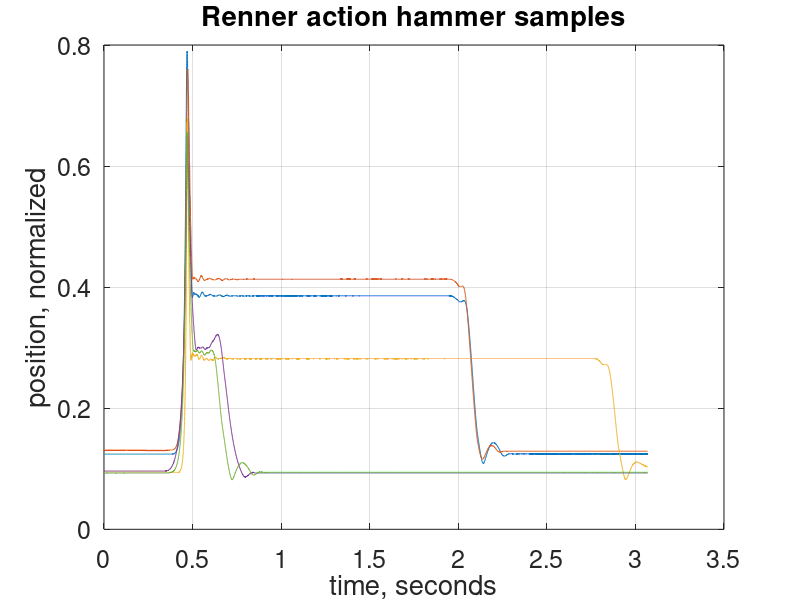
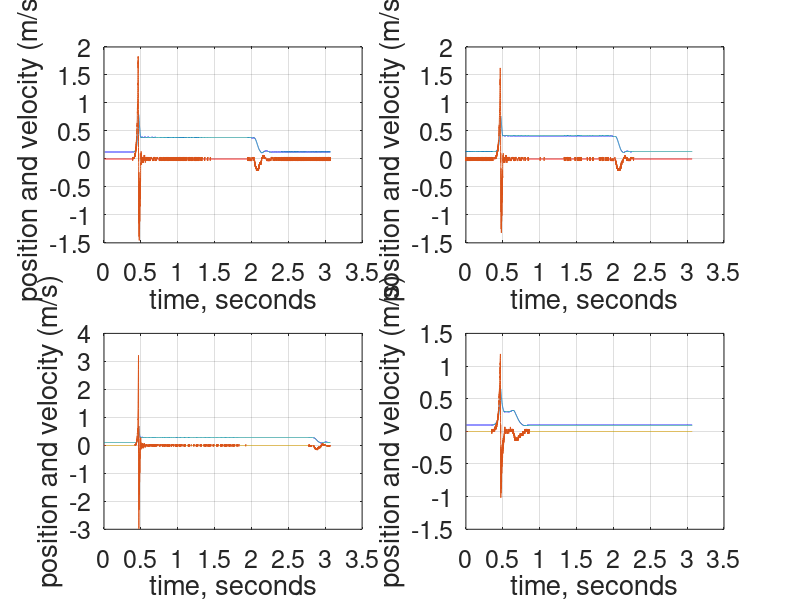

These figures' MATLAB source, in order:
% Gregary C. Zweigle, 2022

% Samples of Renner action hammer motion.
% Keys are in the 4th octave but I don't recall
% exactly which keys were struck to create the data.
% This data was taken about 6 months ago.

% To be specific: these samples are the motion of the hammer
% shank at a point close to the flange.

% Data is normalized to 1.0 as max ADC range.
% Variation in amplitude is due to non-uniform sensor placement.

% ADC is 24-bit but data was heavily post-quantized
% due to a temporary implementation constraint.
% This has been fixed and future data sets can be full 24-bit.

% Data was sampled at 8000 samples per second.

% The following Matlab file demonstrates analysis of 
% position and velocity.  This code was written quickly,
% it can be improved.  Note that the point where hammer
% flies off jack toward string is when the velocity peaks
% and starts to decrease. When the hammer hits the string
% the velocity is zero.

clear;

load samples.txt;
len = size(samples)(1);

sample_rate = 8000;
time = [0:len-1]/sample_rate;

% Back of the envelope velocity computation:

% Digital filter approximating a derivative to compute velocity.
% The filter is [1 -1] convolved with a boxcar filter.
% The boxcar is to remove some noise.
M = 10;
b = [1 zeros(1,M) -1];
D = round(length(b)/2);  % Filter delay in units of samples.

% The shank at the sensor location moves approximately
% 5/16 of an inch when traveling the normalized distance
% (0 to 1 on vertical axis).
% Sensor location velocity:
% (5/16 inch * .0254 inches/meter) = the distance covered in meters.
%
% The hammer head moves approximately 2 inches.
% Hammer location velocity:
% (2 inches * .0254 inches/meter) = the distance covered in meters.
%
% Velocity can be sanity checked by dx/dt with a ruler on the plots.
%
dx = filter(b,[1],samples) * 2 * 0.0254 * sample_rate / (M+2);
% Remove the filter initialization transient.
dx(1:length(b),:) = zeros(length(b),size(dx)(2));

% Plot the hammer positions with respect to time.
figure(1);
plot(time,samples);
title('Renner action hammer samples');
xlabel('time, seconds');
ylabel('position, normalized');
set(gca,"fontsize",18);
grid;

% Plot the hammer position and an approximation of the velocity
% with respect to time.  Use the delay value (D) to shift the
% velocity curves in time. This removes the filter delay and
% enables comparing hammer position with associated velocity.
figure(2);
subplot(2,2,1);
plot(time,samples(:,1),time(1:end-D),dx(D+1:end,1));
xlabel('time, seconds');
ylabel('position and velocity (m/s)');
set(gca,"fontsize",18);
grid;
subplot(2,2,2);
plot(time,samples(:,2),time(1:end-D),dx(D+1:end,2));
xlabel('time, seconds');
ylabel('position and velocity (m/s)');
set(gca,"fontsize",18);
grid;
subplot(2,2,3);
plot(time,samples(:,3),time(1:end-D),dx(D+1:end,3));
xlabel('time, seconds');
ylabel('position and velocity (m/s)');
set(gca,"fontsize",18);
grid;
subplot(2,2,4);
plot(time,samples(:,4),time(1:end-D),dx(D+1:end,4));
xlabel('time, seconds');
ylabel('position and velocity (m/s)');
set(gca,"fontsize",18);
grid;